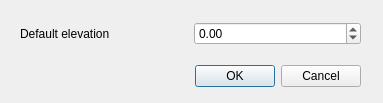
<?xml version="1.0" encoding="UTF-8"?>
<ui version="4.0">
 <class>Dialog</class>
 <widget class="QDialog" name="Dialog">
  <property name="geometry">
   <rect>
    <x>0</x>
    <y>0</y>
    <width>383</width>
    <height>103</height>
   </rect>
  </property>
  <property name="windowTitle">
   <string>Dialog</string>
  </property>
  <widget class="QDialogButtonBox" name="buttonBox">
   <property name="geometry">
    <rect>
     <x>20</x>
     <y>60</y>
     <width>341</width>
     <height>32</height>
    </rect>
   </property>
   <property name="orientation">
    <enum>Qt::Horizontal</enum>
   </property>
   <property name="standardButtons">
    <set>QDialogButtonBox::Cancel|QDialogButtonBox::Ok</set>
   </property>
  </widget>
  <widget class="QWidget" name="layoutWidget">
   <property name="geometry">
    <rect>
     <x>20</x>
     <y>20</y>
     <width>341</width>
     <height>28</height>
    </rect>
   </property>
   <layout class="QHBoxLayout" name="horizontalLayout">
    <property name="spacing">
     <number>6</number>
    </property>
    <item>
     <widget class="QLabel" name="defaultElevationLabel">
      <property name="text">
       <string>Default elevation</string>
      </property>
     </widget>
    </item>
    <item>
     <widget class="QgsDoubleSpinBox" name="defaultElevationQgsDoubleSpinBox">
      <property name="minimum">
       <double>-999999.000000000000000</double>
      </property>
      <property name="maximum">
       <double>999999.000000000000000</double>
      </property>
      <property name="showClearButton">
       <bool>true</bool>
      </property>
      <property name="clearValue">
       <bool>true</bool>
      </property>
      <property name="expressionsEnabled">
       <bool>false</bool>
      </property>
     </widget>
    </item>
   </layout>
  </widget>
 </widget>
 <customwidgets>
  <customwidget>
   <class>QgsDoubleSpinBox</class>
   <extends>QDoubleSpinBox</extends>
   <header>qgsdoublespinbox.h</header>
  </customwidget>
 </customwidgets>
 <resources/>
 <connections>
  <connection>
   <sender>buttonBox</sender>
   <signal>accepted()</signal>
   <receiver>Dialog</receiver>
   <slot>accept()</slot>
   <hints>
    <hint type="sourcelabel">
     <x>248</x>
     <y>254</y>
    </hint>
    <hint type="destinationlabel">
     <x>157</x>
     <y>274</y>
    </hint>
   </hints>
  </connection>
  <connection>
   <sender>buttonBox</sender>
   <signal>rejected()</signal>
   <receiver>Dialog</receiver>
   <slot>reject()</slot>
   <hints>
    <hint type="sourcelabel">
     <x>316</x>
     <y>260</y>
    </hint>
    <hint type="destinationlabel">
     <x>286</x>
     <y>274</y>
    </hint>
   </hints>
  </connection>
 </connections>
</ui>
